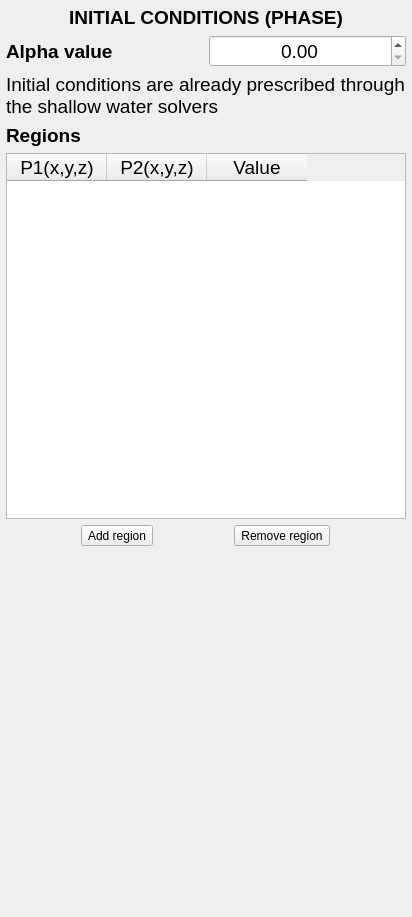
<?xml version="1.0" encoding="UTF-8"?>
<ui version="4.0">
 <class>initialconAlpha</class>
 <widget class="QFrame" name="initialconAlpha">
  <property name="geometry">
   <rect>
    <x>0</x>
    <y>0</y>
    <width>412</width>
    <height>917</height>
   </rect>
  </property>
  <property name="windowTitle">
   <string>Frame</string>
  </property>
  <layout class="QVBoxLayout" name="verticalLayout">
   <property name="leftMargin">
    <number>6</number>
   </property>
   <property name="topMargin">
    <number>6</number>
   </property>
   <property name="rightMargin">
    <number>6</number>
   </property>
   <property name="bottomMargin">
    <number>6</number>
   </property>
   <item>
    <widget class="QLabel" name="Lbl_H1">
     <property name="font">
      <font>
       <pointsize>14</pointsize>
      </font>
     </property>
     <property name="text">
      <string>&lt;html&gt;&lt;head/&gt;&lt;body&gt;&lt;p&gt;&lt;span style=&quot; font-weight:600;&quot;&gt;INITIAL CONDITIONS (PHASE)&lt;/span&gt;&lt;/p&gt;&lt;/body&gt;&lt;/html&gt;</string>
     </property>
     <property name="alignment">
      <set>Qt::AlignCenter</set>
     </property>
    </widget>
   </item>
   <item>
    <layout class="QHBoxLayout" name="HLY_Alpha" stretch="0,0">
     <item>
      <widget class="QLabel" name="Lbl_Alpha">
       <property name="font">
        <font>
         <pointsize>14</pointsize>
         <weight>75</weight>
         <bold>true</bold>
        </font>
       </property>
       <property name="text">
        <string>Alpha value</string>
       </property>
       <property name="alignment">
        <set>Qt::AlignLeading|Qt::AlignLeft|Qt::AlignVCenter</set>
       </property>
       <property name="wordWrap">
        <bool>true</bool>
       </property>
      </widget>
     </item>
     <item>
      <widget class="QDoubleSpinBox" name="DSpBx_Alpha">
       <property name="font">
        <font>
         <pointsize>14</pointsize>
        </font>
       </property>
       <property name="toolTip">
        <string>Global initial value of phase</string>
       </property>
       <property name="alignment">
        <set>Qt::AlignCenter</set>
       </property>
      </widget>
     </item>
    </layout>
   </item>
   <item>
    <widget class="QLabel" name="Lbl_Notice">
     <property name="font">
      <font>
       <pointsize>14</pointsize>
      </font>
     </property>
     <property name="text">
      <string>Initial conditions are already prescribed through 
the shallow water solvers</string>
     </property>
    </widget>
   </item>
   <item>
    <widget class="QLabel" name="Lbl_Regions">
     <property name="font">
      <font>
       <pointsize>14</pointsize>
      </font>
     </property>
     <property name="focusPolicy">
      <enum>Qt::ClickFocus</enum>
     </property>
     <property name="text">
      <string>&lt;html&gt;&lt;head/&gt;&lt;body&gt;&lt;p&gt;&lt;span style=&quot; font-weight:600;&quot;&gt;Regions&lt;/span&gt;&lt;/p&gt;&lt;/body&gt;&lt;/html&gt;</string>
     </property>
    </widget>
   </item>
   <item>
    <widget class="QTableWidget" name="Tbl_IniCondTable">
     <property name="font">
      <font>
       <pointsize>14</pointsize>
      </font>
     </property>
     <property name="toolTip">
      <string>Regions for initial condition (phase)</string>
     </property>
     <property name="toolTipDuration">
      <number>10000</number>
     </property>
     <property name="alternatingRowColors">
      <bool>true</bool>
     </property>
     <column>
      <property name="text">
       <string>P1(x,y,z)</string>
      </property>
      <property name="font">
       <font>
        <pointsize>14</pointsize>
       </font>
      </property>
      <property name="textAlignment">
       <set>AlignCenter</set>
      </property>
     </column>
     <column>
      <property name="text">
       <string>P2(x,y,z)</string>
      </property>
      <property name="font">
       <font>
        <pointsize>14</pointsize>
       </font>
      </property>
      <property name="textAlignment">
       <set>AlignCenter</set>
      </property>
     </column>
     <column>
      <property name="text">
       <string>Value</string>
      </property>
      <property name="font">
       <font>
        <pointsize>14</pointsize>
       </font>
      </property>
      <property name="textAlignment">
       <set>AlignCenter</set>
      </property>
     </column>
    </widget>
   </item>
   <item>
    <layout class="QHBoxLayout" name="HLY_AddRegion">
     <item>
      <widget class="QToolButton" name="Btn_AddRegion">
       <property name="toolTip">
        <string>Add regions for defining initial conditions</string>
       </property>
       <property name="toolTipDuration">
        <number>10000</number>
       </property>
       <property name="text">
        <string>Add region</string>
       </property>
      </widget>
     </item>
     <item>
      <widget class="QToolButton" name="Btn_RemRegion">
       <property name="toolTip">
        <string>Remove regions for defining initial conditions</string>
       </property>
       <property name="toolTipDuration">
        <number>10000</number>
       </property>
       <property name="text">
        <string>Remove region</string>
       </property>
      </widget>
     </item>
    </layout>
   </item>
   <item>
    <spacer name="VSp">
     <property name="orientation">
      <enum>Qt::Vertical</enum>
     </property>
     <property name="sizeHint" stdset="0">
      <size>
       <width>20</width>
       <height>365</height>
      </size>
     </property>
    </spacer>
   </item>
  </layout>
 </widget>
 <resources/>
 <connections/>
</ui>
